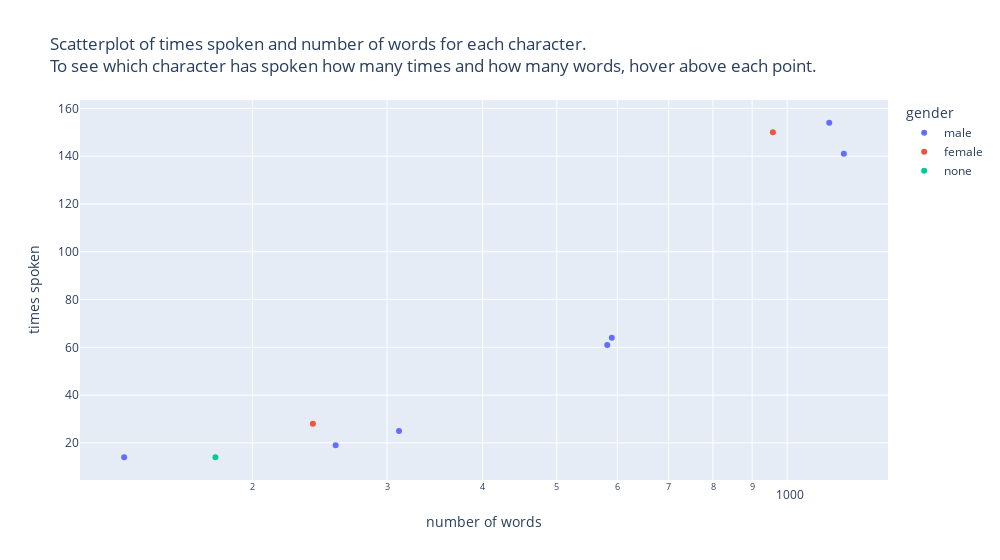

Notebook source saved alongside this figure:
### Markdown cell above
Bubble charts

### Code cell
import plotly.express as px
df = px.data.gapminder()

fig = px.scatter(actorDF, x="numberOfWords", y="timesSpoken", color="gender", hover_name="actor", log_x=True, size_max=60, width=1000, 
title="Scatterplot of times spoken and number of words for each character. <br>To see which character has spoken how many times and how many words, hover above each point.",
labels={"timesSpoken": "times spoken", "numberOfWords": "number of words"})
fig.show()

### Figure 1 — Plotly figure (JSON) as saved in the notebook; plotly's stock layout.template omitted (floating-point values rounded to 4 significant figures)
{"data": [{"hovertemplate": "<b>%{hovertext}</b><br><br>gender=male<br>number of words=%{x}<br>times spoken=%{y}<extra></extra>", "hovertext": ["FINN", "HAN", "POE", "KYLO REN", "GENERAL HUX", "MAZ", "SNOKE"], "legendgroup": "male", "marker": {"color": "#636efa", "symbol": "circle"}, "mode": "markers", "name": "male", "orientation": "v", "showlegend": true, "type": "scatter", "x": [1135, 1186, 590, 582, 311, 257, 136], "xaxis": "x", "y": [154, 141, 64, 61, 25, 19, 14], "yaxis": "y"}, {"hovertemplate": "<b>%{hovertext}</b><br><br>gender=female<br>number of words=%{x}<br>times spoken=%{y}<extra></extra>", "hovertext": ["REY", "LEIA"], "legendgroup": "female", "marker": {"color": "#EF553B", "symbol": "circle"}, "mode": "markers", "name": "female", "orientation": "v", "showlegend": true, "type": "scatter", "x": [958, 240], "xaxis": "x", "y": [150, 28], "yaxis": "y"}, {"hovertemplate": "<b>%{hovertext}</b><br><br>gender=none<br>number of words=%{x}<br>times spoken=%{y}<extra></extra>", "hovertext": ["C-3PO"], "legendgroup": "none", "marker": {"color": "#00cc96", "symbol": "circle"}, "mode": "markers", "name": "none", "orientation": "v", "showlegend": true, "type": "scatter", "x": [179], "xaxis": "x", "y": [14], "yaxis": "y"}], "layout": {"legend": {"title": {"text": "gender"}, "tracegroupgap": 0}, "title": {"text": "Scatterplot of times spoken and number of words for each character. <br>To see which character has spoken how many times and how many words, hover above each point."}, "width": 1000, "xaxis": {"anchor": "y", "domain": [0, 1], "title": {"text": "number of words"}, "type": "log"}, "yaxis": {"anchor": "x", "domain": [0, 1], "title": {"text": "times spoken"}}}}
